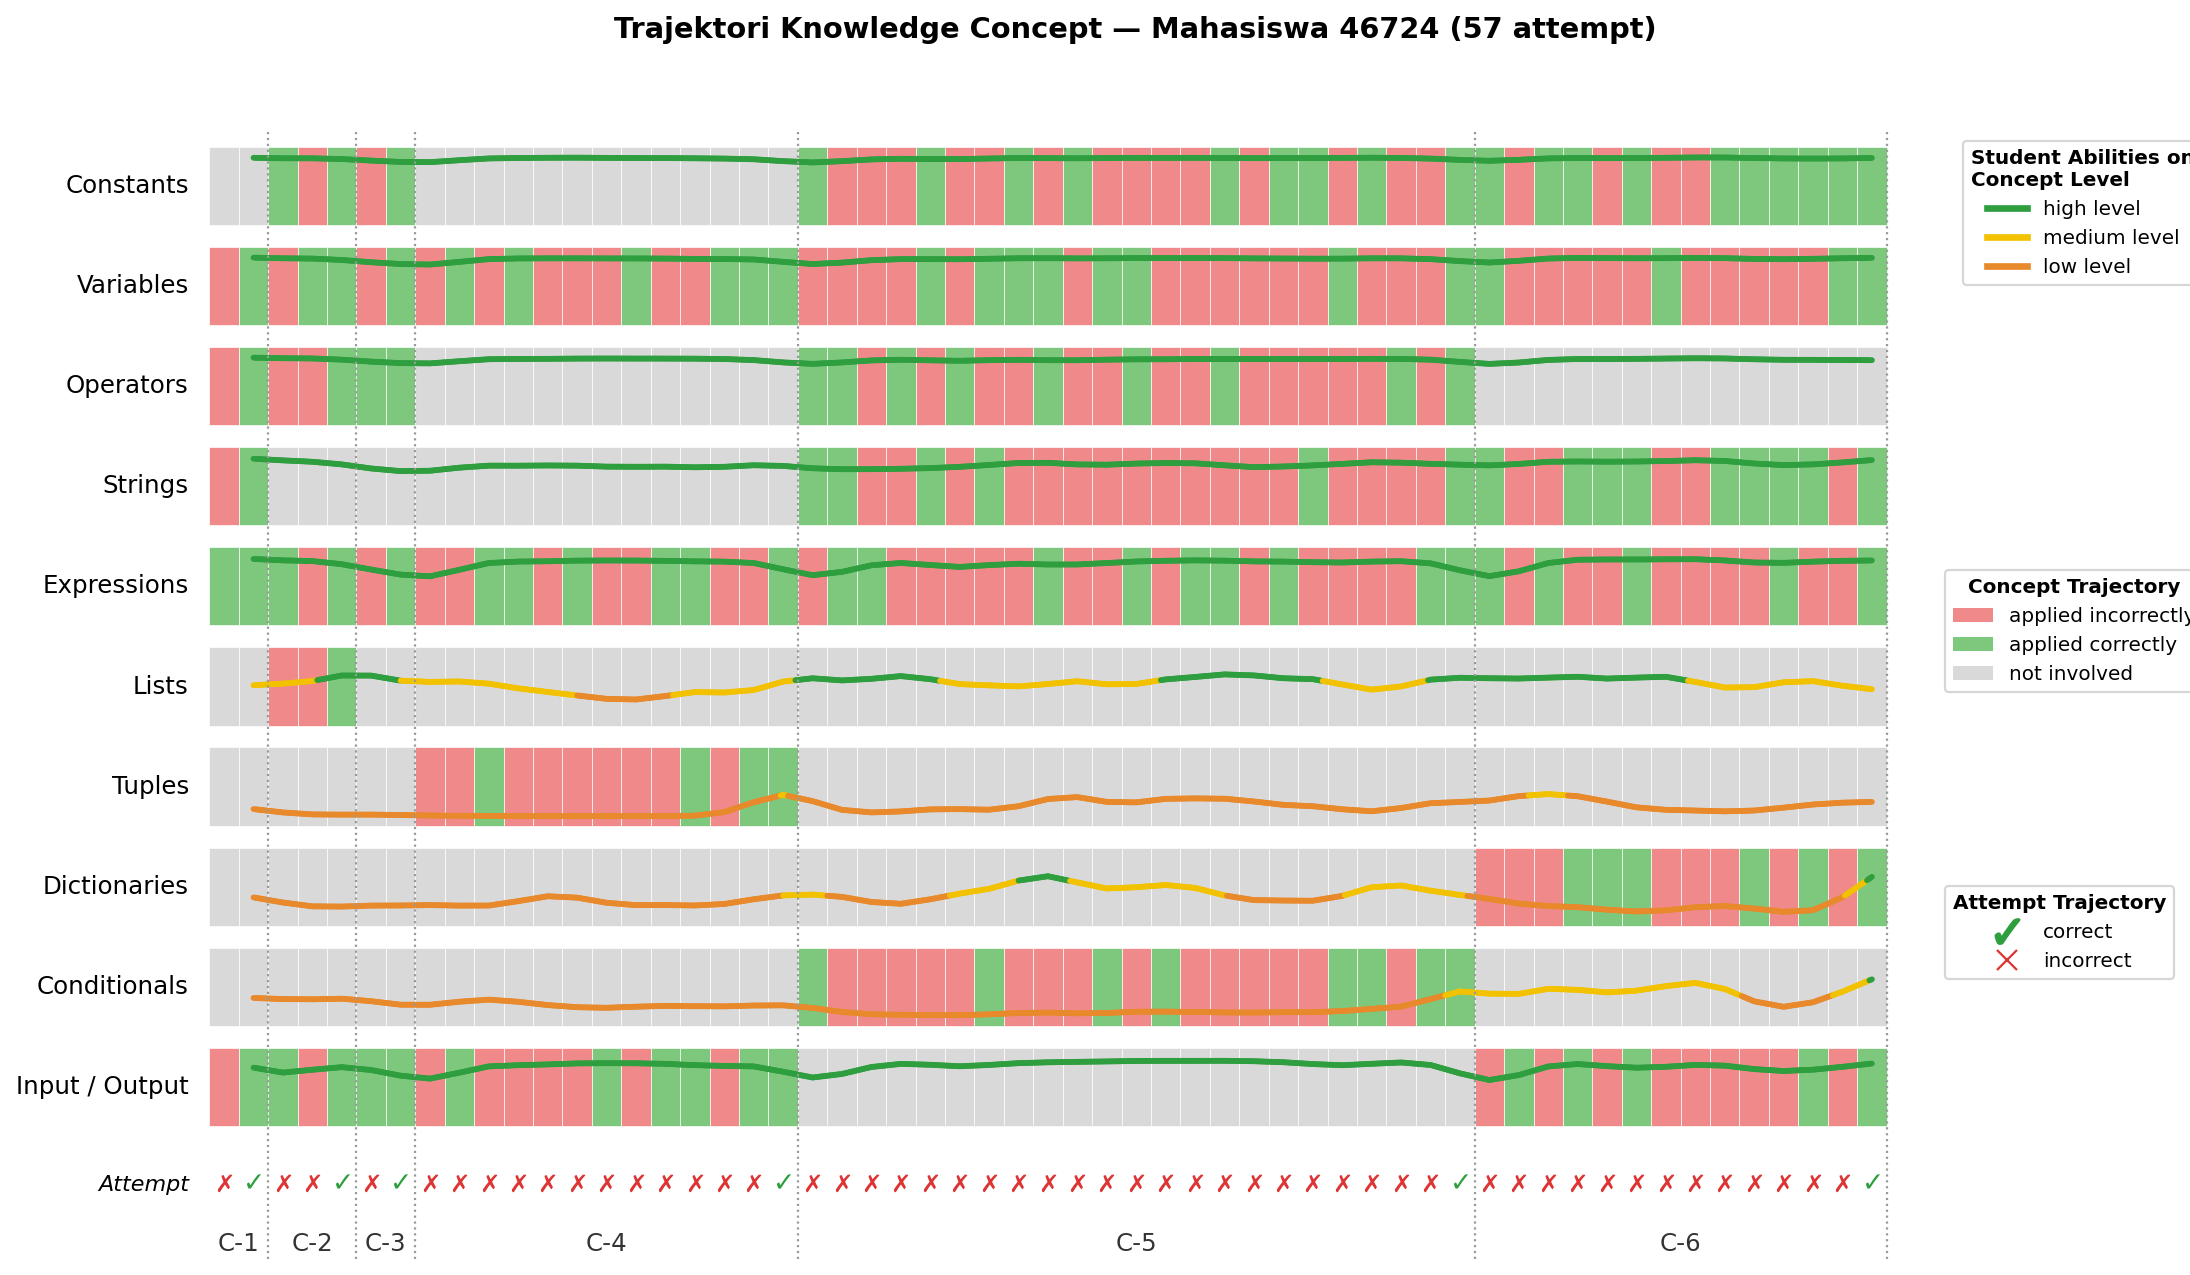

Recreate this plot in Python.
"""
Visualisasi Trajektori Knowledge Concept (KC) -- gaya paper HELP-DKT.

Menampilkan untuk tiap KC (baris):
  - pita latar per attempt: HIJAU = KC dipakai & benar, MERAH = KC dipakai & salah,
    ABU = KC tidak terlibat di soal (dari Q-matrix).
  - garis trajektori mastery (ability) yang diwarnai per level:
    hijau = high, kuning = medium, oranye = low.
Baris paling bawah: trajektori attempt (checkmark = benar, x = salah),
dikelompokkan per soal (C-1 .. C-6).
"""
import numpy as np
import pandas as pd
import matplotlib.pyplot as plt
from matplotlib.collections import LineCollection
from matplotlib.lines import Line2D
from matplotlib.patches import Patch

CSV_PATH = 'inference_dummy_result.CSV'
PMATRIX_PATH = '../ModelInput/P-matrix-out.CSV'   # KC yang diterapkan siswa per attempt

CONCEPT_NAMES = {
    'CO': 'Constants', 'VA': 'Variables', 'OP': 'Operators', 'ST': 'Strings',
    'EX': 'Expressions', 'LI': 'Lists', 'TU': 'Tuples', 'DI': 'Dictionaries',
    'CD': 'Conditionals', 'IO': 'Input / Output',
}
ROW_ORDER = ['CO', 'VA', 'OP', 'ST', 'EX', 'LI', 'TU', 'DI', 'CD', 'IO']
CSV_ORDER = ['ST', 'VA', 'OP', 'EX', 'IO', 'LI', 'CO', 'TU', 'DI', 'CD']

PROBLEM_QMATRIX = {
    '362': [1, 1, 1, 1, 1, 0, 0, 0, 0, 0],
    '371': [0, 1, 1, 1, 1, 1, 1, 0, 0, 0],
    '406': [0, 1, 1, 1, 1, 0, 1, 0, 0, 0],
    '417': [0, 1, 0, 1, 1, 0, 0, 1, 0, 0],
    '449': [1, 1, 1, 1, 0, 0, 1, 0, 0, 1],
    '472': [1, 1, 0, 1, 1, 0, 1, 0, 1, 0],
}

C_HIGH, C_MED, C_LOW = '#2e9e3f', '#f2c200', '#e8892b'
B_CORRECT, B_WRONG, B_NA = '#7ec87e', '#f08a8a', '#d9d9d9'
GRID_C = '#9a9a9a'


def level_color(v):
    if v >= 0.60:
        return C_HIGH
    if v >= 0.35:
        return C_MED
    return C_LOW



def _smooth(y, sigma):
    """Gaussian smoothing 1-D tanpa scipy."""
    if sigma <= 0:
        return y
    rad = max(1, int(sigma * 3))
    k = np.exp(-(np.arange(-rad, rad + 1) ** 2) / (2 * sigma ** 2))
    k /= k.sum()
    yp = np.pad(y, rad, mode='edge')
    return np.convolve(yp, k, mode='valid')


def load_pmatrix(path=PMATRIX_PATH):
    """filename attempt -> vektor P (10 KC, urutan CSV_ORDER)."""
    import csv
    P = {}
    with open(path, encoding='utf-8-sig') as fh:
        for row in csv.reader(fh):
            if row and row[0]:
                P[row[0]] = [int(x) for x in row[1:11]]
    return P


def load(csv_path=CSV_PATH):
    df = pd.read_csv(csv_path, encoding='utf-8-sig', skiprows=1)
    df = df.dropna(subset=['student']).reset_index(drop=True)
    for c in ['student', 'step', 'actual_next', 'pred_label']:
        df[c] = df[c].astype(int)
    return df


def build_attempts(df):
    files = df['attempt_file'].tolist() + [df['next_file'].iloc[-1]]
    attempts = []
    for f in files:
        pid = f.split('_')[1]
        correct = f.split('_')[0].startswith('c')
        attempts.append((pid, correct, f))
    return attempts


def plot_trajectory(df, save=None, shift=1, smooth=1.1, dens=12, pmatrix=None):
    attempts = build_attempts(df)
    if pmatrix is None:
        pmatrix = load_pmatrix()
    n = len(attempts)
    qidx = {k: i for i, k in enumerate(CSV_ORDER)}
    ability = df[['ability_' + k for k in CSV_ORDER]].to_numpy()
    x_ab = df['step'].to_numpy() + shift   # geser garis maju 'shift' step

    prob_order, seg = [], []
    prev, start = None, 0
    for i, (pid, _, _f) in enumerate(attempts):
        if pid != prev:
            if prev is not None:
                seg.append((prev, start, i))
            prob_order.append(pid); prev, start = pid, i
    seg.append((prev, start, n))

    row_h, gap = 1.0, 0.28
    n_rows = len(ROW_ORDER)
    fig, ax = plt.subplots(figsize=(17.5, 8))

    for r, kc in enumerate(ROW_ORDER):
        y0 = (n_rows - 1 - r) * (row_h + gap)
        yc = y0 + row_h / 2
        ci = qidx[kc]
        for a, (pid, correct, fname) in enumerate(attempts):
            q = PROBLEM_QMATRIX[pid][ci]                 # KC dituntut soal?
            p = pmatrix.get(fname, [0]*10)[ci]           # KC diterapkan siswa?
            if q == 0:
                color = B_NA                             # tidak terlibat
            elif p == 1:
                color = B_CORRECT                        # Q=1 & P=1 -> hijau
            else:
                color = B_WRONG                          # Q=1 & P=0 -> merah
            ax.add_patch(plt.Rectangle((a - 0.5, y0), 1.0, row_h,
                                       facecolor=color, edgecolor='white',
                                       linewidth=0.3, zorder=1))
        av = _smooth(ability[:, ci], smooth)            # haluskan nilai ability
        if dens and dens > 1:                            # rapatkan titik -> kurva mulus
            xd = np.linspace(x_ab[0], x_ab[-1], (len(x_ab) - 1) * dens + 1)
            ad = np.interp(xd, x_ab, av)
        else:
            xd, ad = x_ab, av
        yv = y0 + 0.12 + ad * (row_h - 0.24)
        pts = np.array([xd, yv]).T.reshape(-1, 1, 2)
        segs = np.concatenate([pts[:-1], pts[1:]], axis=1)
        cols = [level_color(v) for v in ad[:-1]]
        ax.add_collection(LineCollection(segs, colors=cols, linewidths=2.6,
                                         zorder=3, capstyle='round'))
        ax.text(-1.2, yc, CONCEPT_NAMES[kc], ha='right', va='center', fontsize=11)

    top = n_rows * (row_h + gap) - gap
    for k, (pid, s, e) in enumerate(seg, 1):
        if s > 0:
            ax.axvline(s - 0.5, color=GRID_C, ls=':', lw=1, zorder=4)
        ax.text((s + e) / 2 - 0.5, -1.35, f'C-{k}', ha='center', va='top',
                fontsize=11, color='#333')
    ax.axvline(n - 0.5, color=GRID_C, ls=':', lw=1, zorder=4)

    y_mark = -0.75
    for a, (pid, correct, fname) in enumerate(attempts):
        if correct:
            ax.text(a, y_mark, u'✓', color=C_HIGH, ha='center', va='center', fontsize=12)
        else:
            ax.text(a, y_mark, u'✗', color='#d33', ha='center', va='center', fontsize=11)
    ax.text(-1.2, y_mark, 'Attempt', ha='right', va='center', fontsize=10, style='italic')

    ax.set_xlim(-6, n + 0.5)
    ax.set_ylim(-1.7, top + 0.2)
    ax.axis('off')

    leg1 = [Line2D([0], [0], color=C_HIGH, lw=3, label='high level'),
            Line2D([0], [0], color=C_MED, lw=3, label='medium level'),
            Line2D([0], [0], color=C_LOW, lw=3, label='low level')]
    leg2 = [Patch(facecolor=B_WRONG, label='applied incorrectly'),
            Patch(facecolor=B_CORRECT, label='applied correctly'),
            Patch(facecolor=B_NA, label='not involved')]
    leg3 = [Line2D([0], [0], marker=r'$\checkmark$', color='w', markerfacecolor=C_HIGH,
                   markeredgecolor=C_HIGH, markersize=11, label='correct'),
            Line2D([0], [0], marker='x', color='w', markeredgecolor='#d33',
                   markersize=9, label='incorrect')]
    l1 = ax.legend(handles=leg1, title='Student Abilities on\nConcept Level',
                   loc='upper left', bbox_to_anchor=(1.02, 1.0), frameon=True, fontsize=9)
    l2 = ax.legend(handles=leg2, title='Concept Trajectory',
                   loc='upper left', bbox_to_anchor=(1.01, 0.62), frameon=True, fontsize=9)
    l3 = ax.legend(handles=leg3, title='Attempt Trajectory',
                   loc='upper left', bbox_to_anchor=(1.01, 0.34), frameon=True, fontsize=9)
    ax.add_artist(l1); ax.add_artist(l2)
    for lg in (l1, l2, l3):
        lg.get_title().set_fontsize(9); lg.get_title().set_fontweight('bold')

    fig.suptitle(u'Trajektori Knowledge Concept — Mahasiswa 46724 (57 attempt)',
                 x=0.40, y=0.99, fontsize=13, fontweight='bold')
    fig.tight_layout(rect=[0, 0, 0.78, 0.96])
    if save:
        fig.savefig(save, dpi=160, bbox_inches='tight')
    return fig


if __name__ == '__main__':
    df = load()
    plot_trajectory(df, save='kc_trajectory.png')
    print('saved kc_trajectory.png')
